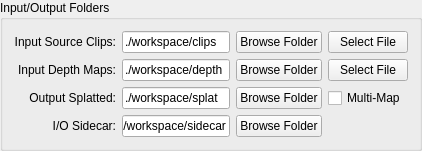
       <widget class="QGroupBox" name="groupBox_input_output">
        <property name="maximumSize">
         <size>
          <width>16777215</width>
          <height>160</height>
         </size>
        </property>
        <property name="title">
         <string>Input/Output Folders</string>
        </property>
        <layout class="QGridLayout" name="gridLayout_2">
         <item row="2" column="2">
          <widget class="QPushButton" name="pushButton_browse_output">
           <property name="text">
            <string>Browse Folder</string>
           </property>
          </widget>
         </item>
         <item row="1" column="0">
          <widget class="QLabel" name="label_input_depth">
           <property name="text">
            <string>Input Depth Maps:</string>
           </property>
           <property name="alignment">
            <set>Qt::AlignmentFlag::AlignRight|Qt::AlignmentFlag::AlignTrailing|Qt::AlignmentFlag::AlignVCenter</set>
           </property>
          </widget>
         </item>
         <item row="1" column="2">
          <widget class="QPushButton" name="pushButton_browse_depth">
           <property name="text">
            <string>Browse Folder</string>
           </property>
          </widget>
         </item>
         <item row="0" column="1">
          <widget class="QLineEdit" name="lineEdit_input_source">
           <property name="text">
            <string>./workspace/clips</string>
           </property>
          </widget>
         </item>
         <item row="1" column="3">
          <widget class="QPushButton" name="pushButton_select_depth">
           <property name="text">
            <string>Select File</string>
           </property>
          </widget>
         </item>
         <item row="2" column="3">
          <widget class="QCheckBox" name="checkBox_multi_map">
           <property name="text">
            <string>Multi-Map</string>
           </property>
          </widget>
         </item>
         <item row="2" column="1">
          <widget class="QLineEdit" name="lineEdit_output_splatted">
           <property name="text">
            <string>./workspace/splat</string>
           </property>
          </widget>
         </item>
         <item row="0" column="0">
          <widget class="QLabel" name="label_input_source">
           <property name="text">
            <string>Input Source Clips:</string>
           </property>
           <property name="alignment">
            <set>Qt::AlignmentFlag::AlignRight|Qt::AlignmentFlag::AlignTrailing|Qt::AlignmentFlag::AlignVCenter</set>
           </property>
          </widget>
         </item>
         <item row="2" column="0">
          <widget class="QLabel" name="label_output_splatted">
           <property name="text">
            <string>Output Splatted:</string>
           </property>
           <property name="alignment">
            <set>Qt::AlignmentFlag::AlignRight|Qt::AlignmentFlag::AlignTrailing|Qt::AlignmentFlag::AlignVCenter</set>
           </property>
          </widget>
         </item>
         <item row="0" column="3">
          <widget class="QPushButton" name="pushButton_select_source">
           <property name="text">
            <string>Select File</string>
           </property>
          </widget>
         </item>
         <item row="0" column="2">
          <widget class="QPushButton" name="pushButton_browse_source">
           <property name="text">
            <string>Browse Folder</string>
           </property>
          </widget>
         </item>
         <item row="1" column="1">
          <widget class="QLineEdit" name="lineEdit_input_depth">
           <property name="text">
            <string>./workspace/depth</string>
           </property>
          </widget>
         </item>
         <item row="3" column="2">
          <widget class="QPushButton" name="pushButton_browse_sidecar">
           <property name="text">
            <string>Browse Folder</string>
           </property>
          </widget>
         </item>
         <item row="3" column="1">
          <widget class="QLineEdit" name="lineEdit_inout_sidecar">
           <property name="text">
            <string>./workspace/sidecar</string>
           </property>
          </widget>
         </item>
         <item row="3" column="0">
          <widget class="QLabel" name="label_output_sidecar">
           <property name="text">
            <string>I/O Sidecar:</string>
           </property>
           <property name="alignment">
            <set>Qt::AlignmentFlag::AlignRight|Qt::AlignmentFlag::AlignTrailing|Qt::AlignmentFlag::AlignVCenter</set>
           </property>
          </widget>
         </item>
        </layout>
       </widget>
